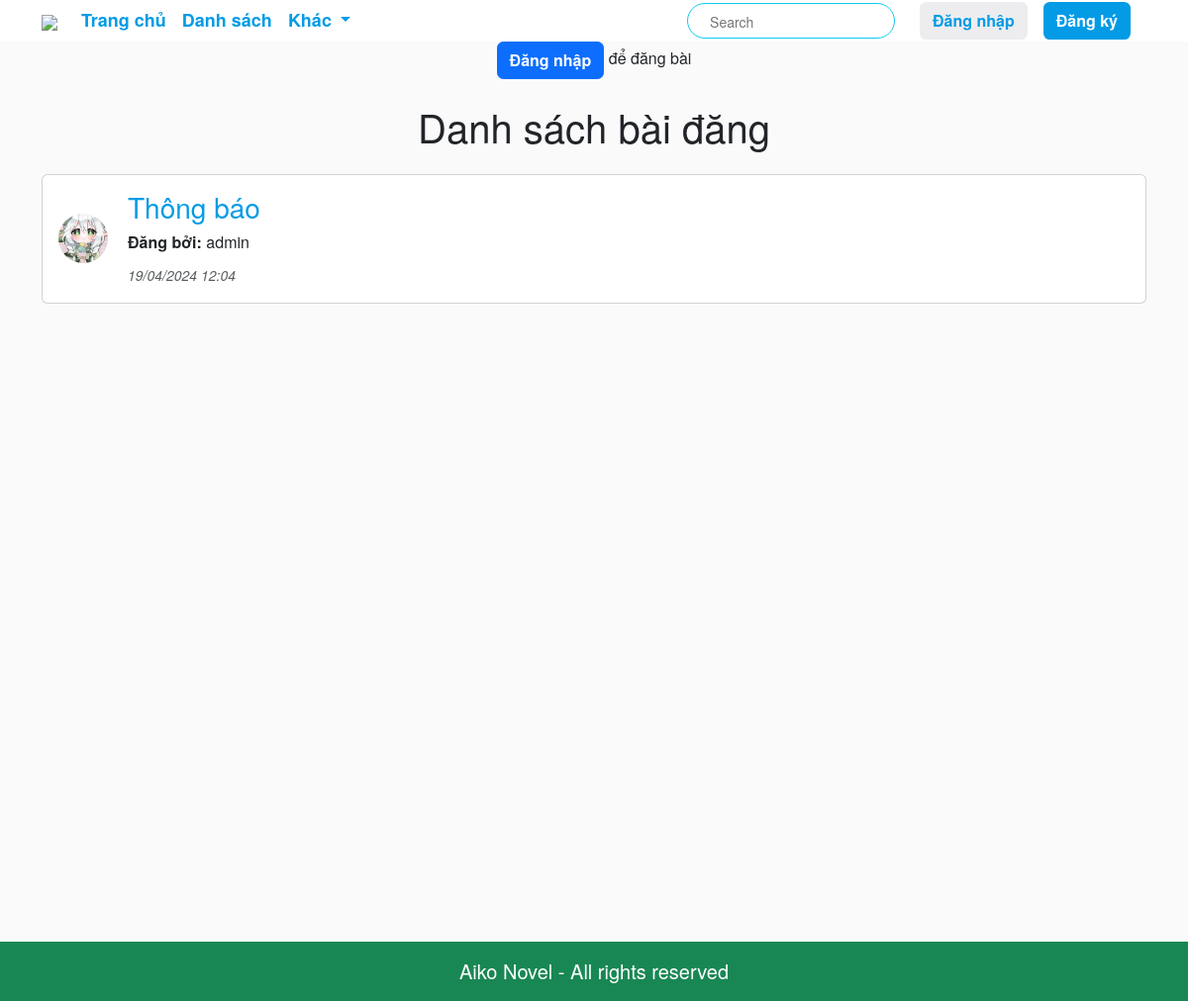
The page /forum/posts/ on the database its author committed.
### forum/models.py (models this page shows)
class ForumPost(models.Model):
    title = models.CharField(max_length=255)
    content = RichTextField()
    user_info = models.ForeignKey(UserInfo, on_delete=models.CASCADE)
    created_at = models.DateTimeField(auto_now_add=True)
    is_deleted = models.BooleanField(default=False)

### app/models.py (models this page shows, shortened)
class UserInfo(models.Model):
    username = models.OneToOneField(User, on_delete=models.CASCADE, db_index=True, primary_key=True)
    full_name = models.CharField(max_length=100, null=True)
    img_avatar = models.ImageField(upload_to='avatar_images/', null=True, default='avatar_images/default-avatar-profile-icon-of-social-media-user-vector.jpg')
    img_background = models.ImageField(upload_to='background_images/', null=True, blank=True)
    img_background_position = models.IntegerField(default=0)

### forum/views.py (the view)
# urls.py: path('posts/', PostListView.as_view(), name='forum-post-list'),
class PostListView(ListView):
    model = ForumPost
    template_name = 'forum/forum_post_list.html'
    context_object_name = 'posts'
    def get_queryset(self):
        return ForumPost.objects.all().order_by('-created_at')

### app/info.py (called while the page is built, shortened)
def get_user_info(request):
    info = {}  # Khởi tạo info ngay cả khi không có người dùng xác thực
    return info

### forum/templates/forum/forum_post_list.html (shortened to what this page needs)
{% extends "app/base.html" %}
{% load static %}
{% block main_content %}
{% block extra_css %}
    <link rel="stylesheet" type="text/css" href="{% static 'forum.css' %}">
{% endblock extra_css %}
{% if user.username %}
    <div class="mt-3">
        <button class="back-to-forum-btn" onclick="window.location.href='{% url 'create-post' %}'">
            Đăng bài
        </button>
    </div>
{% else %}
    <div class="text-center">
        <button class="btn btn-primary" onclick="loadLoginForm()">Đăng nhập</button> để đăng bài
    </div>
{% endif %}
<div class="container mt-4" style="min-height: 100vh;">
    <h1 class="text-center mb-4">Danh sách bài đăng</h1>
    {% for post in posts %}
    <div class="card mb-3">
        <div class="card-body d-flex justify-content-between align-items-center">
            <div class="user-info">
                {% if post.user_info.img_avatar %}
                    <div class="avatar-container">
                        <img src="{{ post.user_info.img_avatar.url }}">
                    </div>
                {% endif %}
                <div class="user-info-details">
                    <h3 class="card-title"><a href="{% url 'post-detail' pk=post.pk %}">{{ post.title }}</a></h3>
                    <p class="card-text"><b>Đăng bởi:</b> {{ post.user_info.username }}</p>
                    <p class="card-text"><small class="text-muted"><i>{{ post.created_at|date:"d/m/Y h:m" }}</i></small></p>
                </div>
            </div>
        </div>
    </div>
    {% endfor %}
</div>
{% endblock main_content %}

### app/static/app/css/base.css (style rules this page uses)
:root { --blue-color: #039be5; }
body { font-family: 'Source Sans Pro', 'Helvetica Neue', Helvetica, Arial, sans-serif !important;; font-size: 16px; background: #fafafa; line-height: 1.42857143; }
b, strong { font-weight: 700; }
a { color: var(--blue-color) !important; text-decoration: none; }
p { margin: 0 0 10px; }
.btn { display: inline-flex; position: relative; -webkit-box-align: center; align-items: center; -webkit-box-pack: center; justify-content: center; vertical-align: middle; overflow: hidden; text-decoration: none; white-space: nowrap; user-select: none; font-weight: 600; border-radius: 0.4rem; }

### app/static/app/css/read.css (style rules this page uses)
.user-info { display: flex; align-items: center; }
.avatar-container img { width: 50px; height: 50px; border-radius: 50%; margin-right: 10px; object-fit: cover; }
.user-info-details { display: flex; flex-direction: column; margin-left: 10px; }

### forum/static/forum.css (style rules this page uses)
.user-info { display: flex; align-items: center; }
.avatar-container img { width: 50px; height: 50px; border-radius: 50%; margin-right: 10px; }
.user-info-details { display: flex; flex-direction: column; margin-left: 10px; }

### rows shown on the page
ForumPost: user_info.img_avatar (picture), title "Thông báo", user_info.username "admin", created_at "19/04/2024 12:04"
